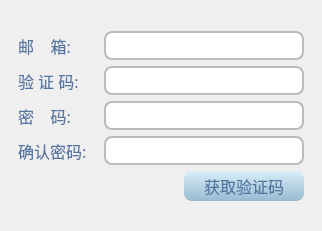
<?xml version="1.0" encoding="UTF-8"?>
<ui version="4.0">
 <class>password</class>
 <widget class="QDialog" name="password">
  <property name="geometry">
   <rect>
    <x>0</x>
    <y>0</y>
    <width>322</width>
    <height>231</height>
   </rect>
  </property>
  <property name="font">
   <font>
    <family>Ubuntu Mono</family>
    <pointsize>12</pointsize>
   </font>
  </property>
  <property name="windowTitle">
   <string>智能大棚---找回密码</string>
  </property>
  <property name="styleSheet">
   <string notr="true">color: rgb(86, 118, 162);</string>
  </property>
  <layout class="QVBoxLayout" name="verticalLayout_2">
   <item>
    <spacer name="verticalSpacer_2">
     <property name="orientation">
      <enum>Qt::Vertical</enum>
     </property>
     <property name="sizeHint" stdset="0">
      <size>
       <width>20</width>
       <height>0</height>
      </size>
     </property>
    </spacer>
   </item>
   <item>
    <layout class="QHBoxLayout" name="horizontalLayout_7">
     <item>
      <spacer name="horizontalSpacer_2">
       <property name="orientation">
        <enum>Qt::Horizontal</enum>
       </property>
       <property name="sizeHint" stdset="0">
        <size>
         <width>40</width>
         <height>20</height>
        </size>
       </property>
      </spacer>
     </item>
     <item>
      <layout class="QVBoxLayout" name="verticalLayout">
       <item>
        <layout class="QHBoxLayout" name="horizontalLayout_6"/>
       </item>
       <item>
        <layout class="QHBoxLayout" name="horizontalLayout">
         <item>
          <widget class="QLabel" name="label">
           <property name="minimumSize">
            <size>
             <width>80</width>
             <height>25</height>
            </size>
           </property>
           <property name="maximumSize">
            <size>
             <width>80</width>
             <height>25</height>
            </size>
           </property>
           <property name="font">
            <font>
             <family>Ubuntu Mono</family>
             <pointsize>12</pointsize>
            </font>
           </property>
           <property name="text">
            <string>邮    箱:</string>
           </property>
          </widget>
         </item>
         <item>
          <widget class="QLineEdit" name="ui_email">
           <property name="minimumSize">
            <size>
             <width>200</width>
             <height>12</height>
            </size>
           </property>
           <property name="font">
            <font>
             <family>Ubuntu Mono</family>
             <pointsize>12</pointsize>
            </font>
           </property>
           <property name="styleSheet">
            <string notr="true">    border-style: outset;
    border-radius: 8px;
	color: rgb(86, 118, 162);
	border:2px solid rgb(186, 189, 182);</string>
           </property>
           <property name="maxLength">
            <number>100</number>
           </property>
           <property name="alignment">
            <set>Qt::AlignCenter</set>
           </property>
           <property name="cursorMoveStyle">
            <enum>Qt::LogicalMoveStyle</enum>
           </property>
          </widget>
         </item>
        </layout>
       </item>
       <item>
        <layout class="QHBoxLayout" name="horizontalLayout_2">
         <item>
          <widget class="QLabel" name="ui_verification_label">
           <property name="minimumSize">
            <size>
             <width>80</width>
             <height>25</height>
            </size>
           </property>
           <property name="maximumSize">
            <size>
             <width>80</width>
             <height>25</height>
            </size>
           </property>
           <property name="font">
            <font>
             <family>Ubuntu Mono</family>
             <pointsize>12</pointsize>
            </font>
           </property>
           <property name="text">
            <string>验 证 码:</string>
           </property>
          </widget>
         </item>
         <item>
          <widget class="QLineEdit" name="ui_verification">
           <property name="minimumSize">
            <size>
             <width>200</width>
             <height>12</height>
            </size>
           </property>
           <property name="font">
            <font>
             <family>Ubuntu Mono</family>
             <pointsize>12</pointsize>
            </font>
           </property>
           <property name="styleSheet">
            <string notr="true">    border-style: outset;
    border-radius: 8px;
	color: rgb(86, 118, 162);
	border:2px solid rgb(186, 189, 182);</string>
           </property>
           <property name="maxLength">
            <number>4</number>
           </property>
           <property name="alignment">
            <set>Qt::AlignCenter</set>
           </property>
           <property name="cursorMoveStyle">
            <enum>Qt::LogicalMoveStyle</enum>
           </property>
          </widget>
         </item>
        </layout>
       </item>
       <item>
        <layout class="QHBoxLayout" name="horizontalLayout_3">
         <item>
          <widget class="QLabel" name="ui_passwd_label">
           <property name="minimumSize">
            <size>
             <width>80</width>
             <height>25</height>
            </size>
           </property>
           <property name="maximumSize">
            <size>
             <width>80</width>
             <height>25</height>
            </size>
           </property>
           <property name="font">
            <font>
             <family>Ubuntu Mono</family>
             <pointsize>12</pointsize>
            </font>
           </property>
           <property name="text">
            <string>密    码:</string>
           </property>
          </widget>
         </item>
         <item>
          <widget class="QLineEdit" name="ui_passwd">
           <property name="minimumSize">
            <size>
             <width>200</width>
             <height>12</height>
            </size>
           </property>
           <property name="font">
            <font>
             <family>Ubuntu Mono</family>
             <pointsize>12</pointsize>
            </font>
           </property>
           <property name="styleSheet">
            <string notr="true">    border-style: outset;
    border-radius: 8px;
	color: rgb(86, 118, 162);
	border:2px solid rgb(186, 189, 182);</string>
           </property>
           <property name="maxLength">
            <number>15</number>
           </property>
           <property name="echoMode">
            <enum>QLineEdit::Password</enum>
           </property>
           <property name="alignment">
            <set>Qt::AlignCenter</set>
           </property>
           <property name="cursorMoveStyle">
            <enum>Qt::LogicalMoveStyle</enum>
           </property>
          </widget>
         </item>
        </layout>
       </item>
       <item>
        <layout class="QHBoxLayout" name="horizontalLayout_4">
         <item>
          <widget class="QLabel" name="ui_repasswd_label">
           <property name="minimumSize">
            <size>
             <width>80</width>
             <height>25</height>
            </size>
           </property>
           <property name="maximumSize">
            <size>
             <width>80</width>
             <height>25</height>
            </size>
           </property>
           <property name="font">
            <font>
             <family>Ubuntu Mono</family>
             <pointsize>12</pointsize>
            </font>
           </property>
           <property name="text">
            <string>确认密码:</string>
           </property>
          </widget>
         </item>
         <item>
          <widget class="QLineEdit" name="ui_repasswd">
           <property name="minimumSize">
            <size>
             <width>200</width>
             <height>12</height>
            </size>
           </property>
           <property name="font">
            <font>
             <family>Ubuntu Mono</family>
             <pointsize>12</pointsize>
            </font>
           </property>
           <property name="styleSheet">
            <string notr="true">    border-style: outset;
    border-radius: 8px;
	color: rgb(86, 118, 162);
	border:2px solid rgb(186, 189, 182);</string>
           </property>
           <property name="maxLength">
            <number>15</number>
           </property>
           <property name="echoMode">
            <enum>QLineEdit::Password</enum>
           </property>
           <property name="alignment">
            <set>Qt::AlignCenter</set>
           </property>
           <property name="cursorMoveStyle">
            <enum>Qt::LogicalMoveStyle</enum>
           </property>
          </widget>
         </item>
        </layout>
       </item>
       <item>
        <layout class="QHBoxLayout" name="horizontalLayout_5">
         <item>
          <spacer name="horizontalSpacer">
           <property name="orientation">
            <enum>Qt::Horizontal</enum>
           </property>
           <property name="sizeHint" stdset="0">
            <size>
             <width>40</width>
             <height>20</height>
            </size>
           </property>
          </spacer>
         </item>
         <item>
          <widget class="QPushButton" name="ui_code">
           <property name="minimumSize">
            <size>
             <width>120</width>
             <height>30</height>
            </size>
           </property>
           <property name="maximumSize">
            <size>
             <width>120</width>
             <height>30</height>
            </size>
           </property>
           <property name="font">
            <font>
             <family>Ubuntu Mono</family>
             <pointsize>12</pointsize>
            </font>
           </property>
           <property name="styleSheet">
            <string notr="true">QPushButton{
    background-color: qlineargradient(spread:pad, x1:0, y1:1, x2:0, y2:0, stop:0 rgba(149, 187, 209, 255), stop:1 rgba(218, 238, 249, 255));
    border-style: outset;
    border-radius: 8px;
	color:rgb(86, 118, 162);
    }
QPushButton:pressed {
    background-color: qlineargradient(spread:pad, x1:0, y1:1, x2:0, y2:0, stop:0 rgba(17, 100, 162, 255), stop:1 rgba(61, 140, 201, 255));
    border-style: inset;
    border-radius: 8px;
	color:white;
    }</string>
           </property>
           <property name="text">
            <string>获取验证码</string>
           </property>
          </widget>
         </item>
        </layout>
       </item>
      </layout>
     </item>
     <item>
      <spacer name="horizontalSpacer_3">
       <property name="orientation">
        <enum>Qt::Horizontal</enum>
       </property>
       <property name="sizeHint" stdset="0">
        <size>
         <width>40</width>
         <height>20</height>
        </size>
       </property>
      </spacer>
     </item>
    </layout>
   </item>
   <item>
    <spacer name="verticalSpacer">
     <property name="orientation">
      <enum>Qt::Vertical</enum>
     </property>
     <property name="sizeHint" stdset="0">
      <size>
       <width>20</width>
       <height>1</height>
      </size>
     </property>
    </spacer>
   </item>
  </layout>
 </widget>
 <resources/>
 <connections/>
</ui>
